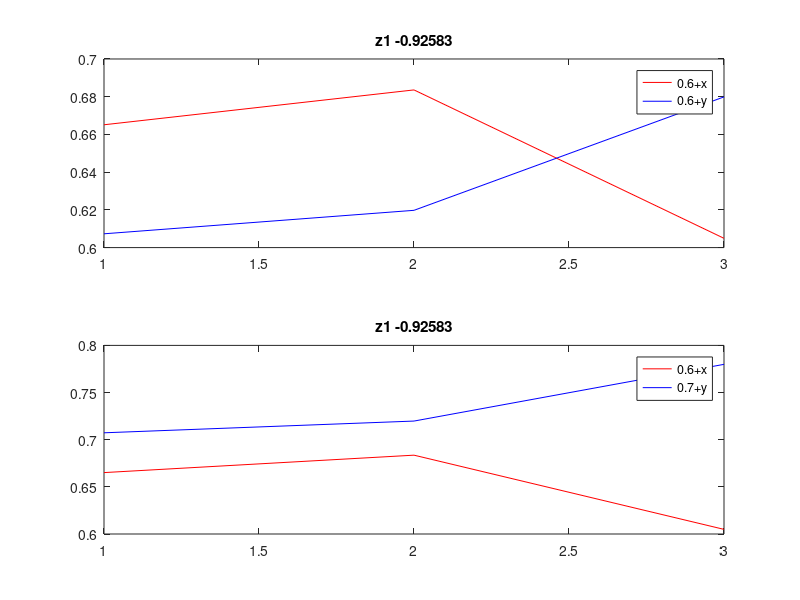
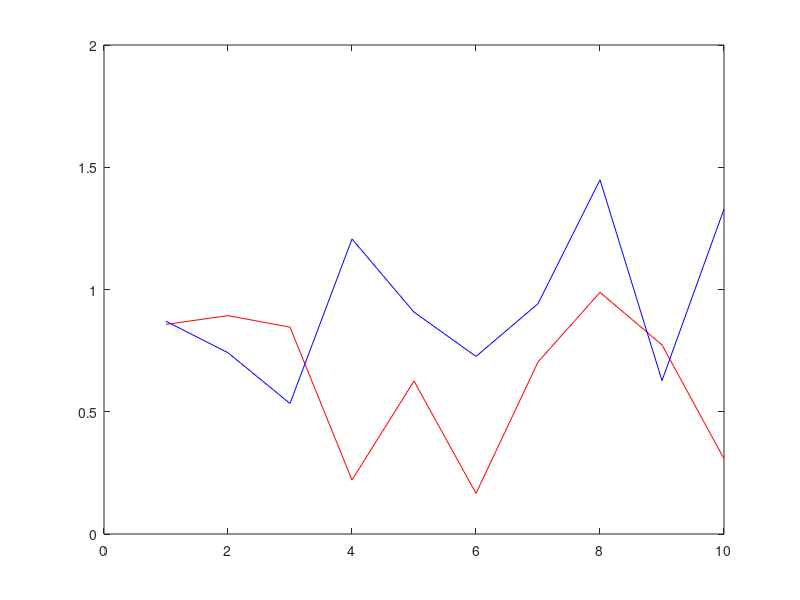
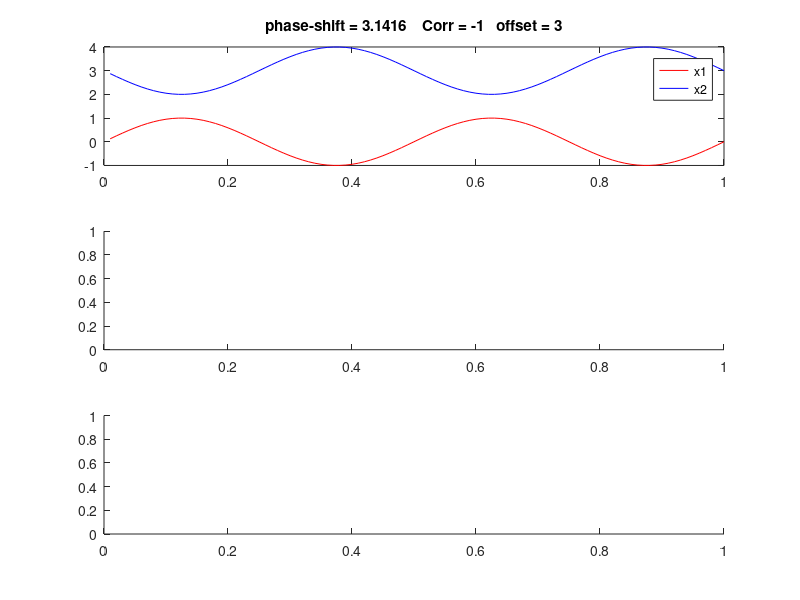

Source code (MATLAB) for these figures, in order:
x = 0.1*rand(3,1); 
y = 0.1*rand(3,1);
z1 = corr(0.6+x,0.6+y)
z2 = corr(0.6+x,0.7+y)


subplot(2,1,1);
plot(0.6+x,'r');
hold on;
plot(0.6+y,'b');
hold off;
legend('0.6+x','0.6+y');
title(['z1 ' num2str(z1)]);
subplot(2,1,2);
plot(0.6+x,'r');
hold on;
plot(0.7+y,'b');
hold off;
legend('0.6+x','0.7+y');
title(['z1 ' num2str(z1)]);

%%
figure;
plot(rand(10,1),'r');hold on; plot(0.5+rand(10,1),'b');hold off;
%%
t = [0.01:0.01:1];
% two sin waves
f1 = 2
x1 = sin(2*pi*f1*t);

f2 = 2
x2 = sin(2*pi*f2*t);
phase_shift=pi;
offset=3;
x2 = offset + sin(2*pi*f2*t+phase_shift);

figure
clf
subplot(3,1,1);

hold off
plot(t,x1,'r');
hold on
plot(t,x2,'b');
legend('x1','x2');
title(['phase-shift = ' num2str(phase_shift) '    Corr = ' num2str(corr(x1',x2')) ...
    '   offset = ' num2str(offset)]);
hold off

subplot(3,1,2);

subplot(3,1,3);
% [c,lags] = xcorr(x1,x2,100,'coeff');
% stem(lags,c);xline(0,'r');